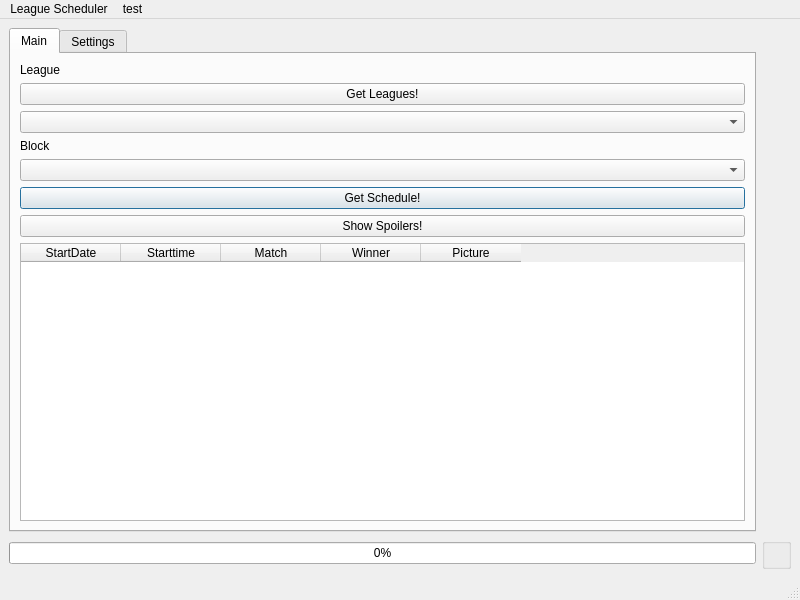
<?xml version="1.0" encoding="UTF-8"?>
<ui version="4.0">
 <class>MainWindow</class>
 <widget class="QMainWindow" name="MainWindow">
  <property name="geometry">
   <rect>
    <x>0</x>
    <y>0</y>
    <width>800</width>
    <height>600</height>
   </rect>
  </property>
  <property name="windowTitle">
   <string>LeagueScheduler</string>
  </property>
  <property name="windowIcon">
   <iconset>
    <normaloff>../Nami.ico</normaloff>../Nami.ico</iconset>
  </property>
  <widget class="QWidget" name="centralwidget">
   <layout class="QGridLayout" name="gridLayout_2">
    <item row="1" column="1">
     <widget class="QGroupBox" name="groupBox">
      <property name="title">
       <string/>
      </property>
      <layout class="QVBoxLayout" name="verticalLayout"/>
     </widget>
    </item>
    <item row="0" column="0">
     <widget class="QTabWidget" name="tabWidget">
      <property name="currentIndex">
       <number>0</number>
      </property>
      <widget class="QWidget" name="Main">
       <attribute name="title">
        <string>Main</string>
       </attribute>
       <layout class="QGridLayout" name="gridLayout">
        <item row="0" column="0">
         <layout class="QVBoxLayout" name="verticalLayout_2">
          <item>
           <widget class="QLabel" name="chosen_league_title">
            <property name="text">
             <string>League</string>
            </property>
           </widget>
          </item>
          <item>
           <widget class="QPushButton" name="get_leagues">
            <property name="text">
             <string>Get Leagues!</string>
            </property>
           </widget>
          </item>
          <item>
           <widget class="QComboBox" name="chosen_league_combo">
            <property name="currentText">
             <string/>
            </property>
            <property name="insertPolicy">
             <enum>QComboBox::InsertAlphabetically</enum>
            </property>
           </widget>
          </item>
          <item>
           <widget class="QLabel" name="chosen_block_title">
            <property name="text">
             <string>Block</string>
            </property>
           </widget>
          </item>
          <item>
           <widget class="QComboBox" name="chosen_block">
            <property name="insertPolicy">
             <enum>QComboBox::InsertAlphabetically</enum>
            </property>
           </widget>
          </item>
          <item>
           <widget class="QPushButton" name="get_schedule">
            <property name="text">
             <string>Get Schedule!</string>
            </property>
            <property name="default">
             <bool>true</bool>
            </property>
           </widget>
          </item>
          <item>
           <widget class="QPushButton" name="show_spoilers">
            <property name="text">
             <string>Show Spoilers!</string>
            </property>
           </widget>
          </item>
          <item>
           <widget class="QTableWidget" name="schedule_table">
            <property name="font">
             <font>
              <pointsize>9</pointsize>
             </font>
            </property>
            <property name="autoFillBackground">
             <bool>false</bool>
            </property>
            <property name="sizeAdjustPolicy">
             <enum>QAbstractScrollArea::AdjustToContents</enum>
            </property>
            <attribute name="verticalHeaderVisible">
             <bool>false</bool>
            </attribute>
            <column>
             <property name="text">
              <string>StartDate</string>
             </property>
            </column>
            <column>
             <property name="text">
              <string>Starttime</string>
             </property>
            </column>
            <column>
             <property name="text">
              <string>Match</string>
             </property>
            </column>
            <column>
             <property name="text">
              <string>Winner</string>
             </property>
            </column>
            <column>
             <property name="text">
              <string>Picture</string>
             </property>
             <property name="background">
              <color>
               <red>255</red>
               <green>0</green>
               <blue>0</blue>
              </color>
             </property>
            </column>
           </widget>
          </item>
         </layout>
        </item>
       </layout>
      </widget>
      <widget class="QWidget" name="Settings">
       <attribute name="title">
        <string>Settings</string>
       </attribute>
       <layout class="QGridLayout" name="gridLayout_3">
        <item row="0" column="0">
         <widget class="QLabel" name="picture_label">
          <property name="text">
           <string/>
          </property>
          <property name="scaledContents">
           <bool>false</bool>
          </property>
         </widget>
        </item>
        <item row="1" column="0">
         <widget class="QLabel" name="label_2">
          <property name="text">
           <string>Dateformat</string>
          </property>
         </widget>
        </item>
        <item row="1" column="1">
         <widget class="QComboBox" name="timezone_2"/>
        </item>
        <item row="4" column="1">
         <widget class="QPushButton" name="get_timeoffset">
          <property name="text">
           <string>Get-Timeoffset</string>
          </property>
         </widget>
        </item>
        <item row="3" column="0">
         <widget class="QLabel" name="timezone_title">
          <property name="text">
           <string>Timezone</string>
          </property>
         </widget>
        </item>
        <item row="0" column="3">
         <widget class="QLabel" name="label">
          <property name="text">
           <string/>
          </property>
          <property name="scaledContents">
           <bool>true</bool>
          </property>
         </widget>
        </item>
        <item row="2" column="1">
         <widget class="QPushButton" name="get_timeoffset_2">
          <property name="text">
           <string>Select-Dateformat</string>
          </property>
         </widget>
        </item>
        <item row="3" column="1">
         <widget class="QComboBox" name="timezone"/>
        </item>
       </layout>
      </widget>
     </widget>
    </item>
    <item row="1" column="0">
     <widget class="QProgressBar" name="progressBar">
      <property name="value">
       <number>0</number>
      </property>
      <property name="textVisible">
       <bool>true</bool>
      </property>
      <property name="orientation">
       <enum>Qt::Horizontal</enum>
      </property>
      <property name="invertedAppearance">
       <bool>false</bool>
      </property>
      <property name="textDirection">
       <enum>QProgressBar::TopToBottom</enum>
      </property>
     </widget>
    </item>
   </layout>
  </widget>
  <widget class="QMenuBar" name="menubar">
   <property name="geometry">
    <rect>
     <x>0</x>
     <y>0</y>
     <width>800</width>
     <height>22</height>
    </rect>
   </property>
   <widget class="QMenu" name="menuLeague_Scheduler">
    <property name="title">
     <string>League Scheduler</string>
    </property>
   </widget>
   <widget class="QMenu" name="menutest">
    <property name="title">
     <string>test</string>
    </property>
   </widget>
   <addaction name="menuLeague_Scheduler"/>
   <addaction name="menutest"/>
  </widget>
  <widget class="QStatusBar" name="statusbar"/>
 </widget>
 <resources/>
 <connections/>
</ui>
